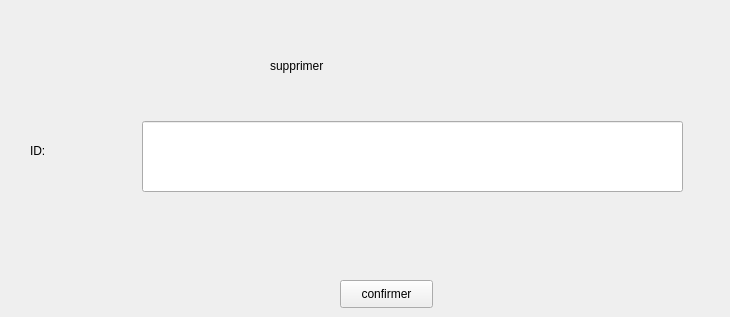
      <widget class="QWidget" name="tab_12">
       <attribute name="title">
        <string>supp</string>
       </attribute>
       <widget class="QLabel" name="label_26">
        <property name="geometry">
         <rect>
          <x>270</x>
          <y>20</y>
          <width>451</width>
          <height>91</height>
         </rect>
        </property>
        <property name="styleSheet">
         <string notr="true">font: 75 24pt &quot;MS Shell Dlg 2&quot;;</string>
        </property>
        <property name="text">
         <string>supprimer</string>
        </property>
       </widget>
       <widget class="QLineEdit" name="supp_3">
        <property name="geometry">
         <rect>
          <x>142</x>
          <y>121</y>
          <width>541</width>
          <height>71</height>
         </rect>
        </property>
       </widget>
       <widget class="QLabel" name="label_27">
        <property name="geometry">
         <rect>
          <x>30</x>
          <y>120</y>
          <width>81</width>
          <height>61</height>
         </rect>
        </property>
        <property name="styleSheet">
         <string notr="true">font: 18pt &quot;MS Shell Dlg 2&quot;;</string>
        </property>
        <property name="text">
         <string>ID:</string>
        </property>
       </widget>
       <widget class="QPushButton" name="suprim_3">
        <property name="geometry">
         <rect>
          <x>340</x>
          <y>280</y>
          <width>93</width>
          <height>28</height>
         </rect>
        </property>
        <property name="text">
         <string>confirmer</string>
        </property>
       </widget>
      </widget>
